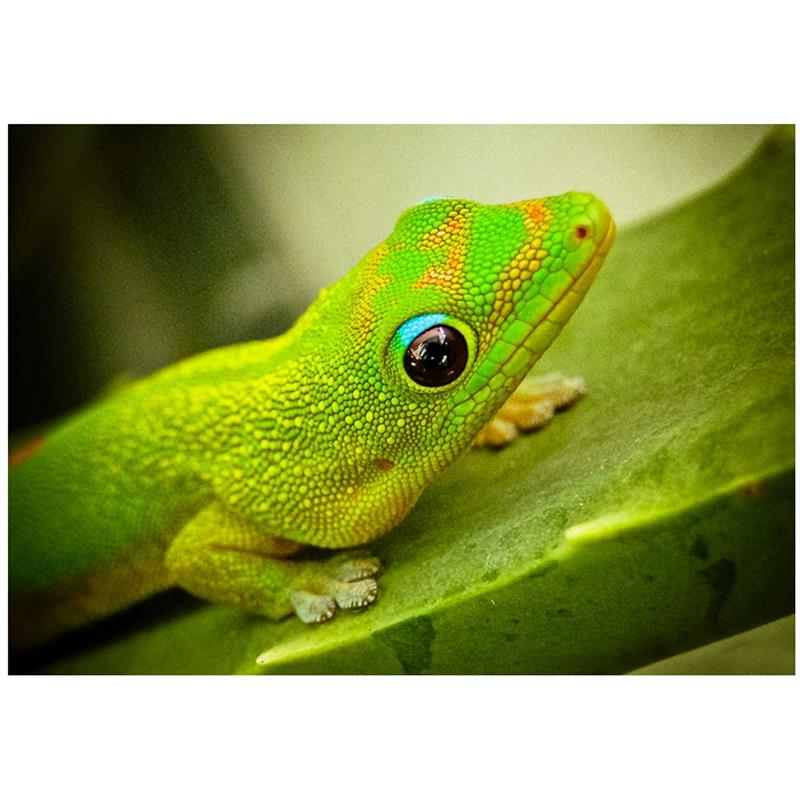
#> input picture src/image.jpg, 800 x 800 px
$ python -i filters.py   (imports and definitions only)
#> lines starting #> are read from the running program, lines starting #| are printed output that depends on the picture; after the words box and inside, x2 and y2 are one past the last pixel; in counts of white or black regions, pixels touching at a corner belong together
#> further down, picture is the input picture: shape (800, 800, 3); mean B, G, R 99.9, 165.7, 154.6
import cv2
import numpy as np

# Function to apply Negative effect
def applyNegative(image):
    result = cv2.bitwise_not(image)
    if result.shape[2] == 1:
        result = cv2.cvtColor(result, cv2.COLOR_GRAY2BGR)
    return result

# Function to apply Sepia effect
def applySepia(image):
    sepia_matrix = np.array([[0.272, 0.534, 0.131],
                             [0.349, 0.686, 0.168],
                             [0.393, 0.769, 0.189]])

    sepia_image = cv2.transform(image, sepia_matrix.T)
    sepia_image = np.clip(sepia_image, 0, 255).astype(np.uint8)

    return sepia_image

# Function to apply Black and White effect
def applyBlackAndWhite(image):
    gray = cv2.cvtColor(image, cv2.COLOR_BGR2GRAY)
    result = cv2.cvtColor(gray, cv2.COLOR_GRAY2BGR)
    return result

# Function to apply Gaussian Blur
def applyBlur(image):
    result = cv2.GaussianBlur(image, (15, 15), 10)
    return result

# Function to apply Cartoon effect
def applyCartoonEffect(image):
    gray = cv2.cvtColor(image, cv2.COLOR_BGR2GRAY)
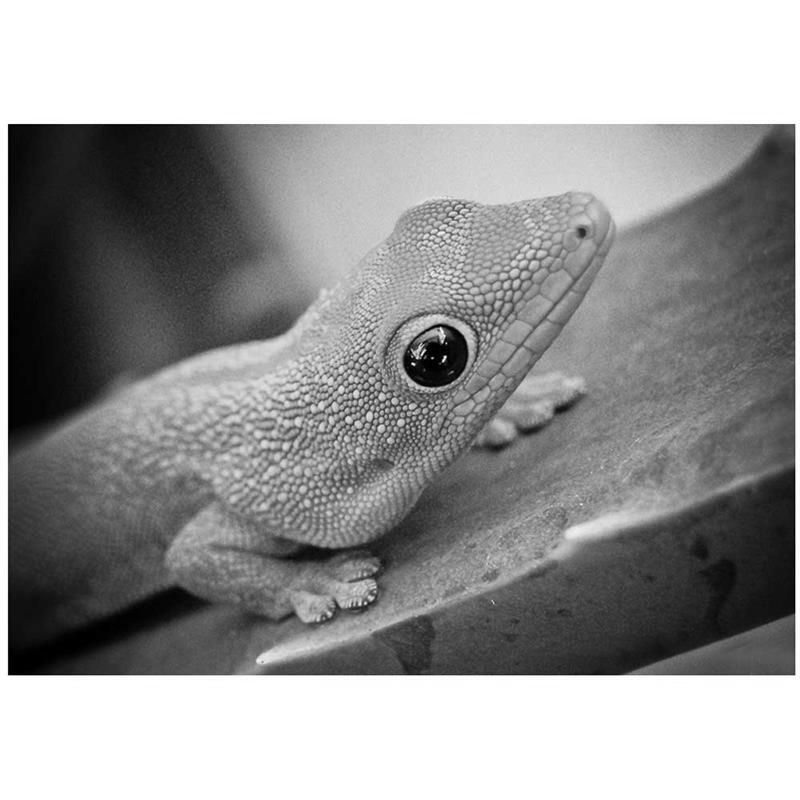
#> gray: shape (800, 800); min 0, max 255, mean 154.9
    edges = cv2.medianBlur(gray, 7)
    edges = cv2.adaptiveThreshold(edges, 255, cv2.ADAPTIVE_THRESH_MEAN_C, cv2.THRESH_BINARY, 9, 2)
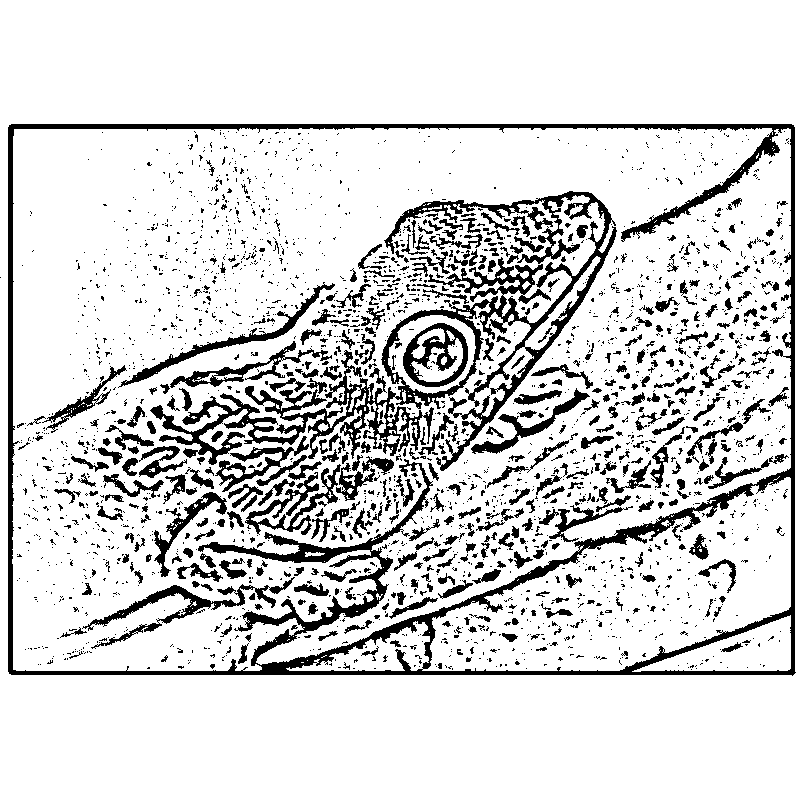
#> edges: shape (800, 800); 84.9% white; 2545 black regions (2071 under 20 px), largest, box (x1, y1, x2, y2) and area: (8, 124, 796, 676) 24977, (150, 191, 617, 471) 18355, (82, 577, 295, 649) 2141
    edges = cv2.cvtColor(edges, cv2.COLOR_GRAY2BGR)
    result = cv2.bitwise_and(image, edges)
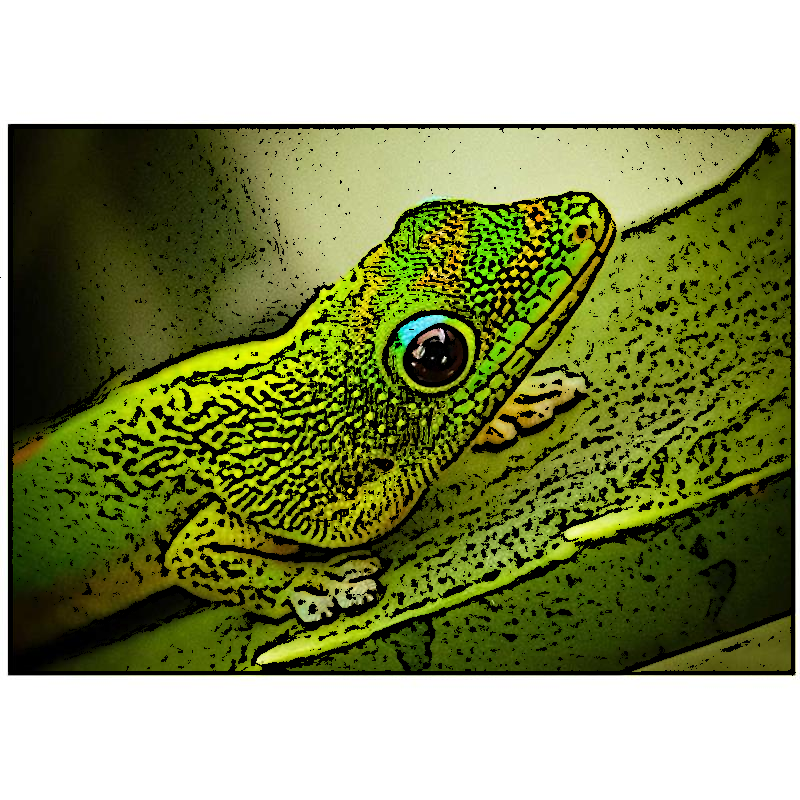
#> result: shape (800, 800, 3); mean B, G, R 97.8, 147.2, 138.8
    return result

# Function to apply Pencil Sketch effect
def applyPencilSketch(image):
    gray = cv2.cvtColor(image, cv2.COLOR_BGR2GRAY)
    blur = cv2.GaussianBlur(gray, (21, 21), 0)
    sketch = cv2.divide(gray, blur, scale=256.0)
    sketch = cv2.cvtColor(sketch, cv2.COLOR_GRAY2BGR)
    return sketch

# Function to apply Thermal Vision effect
def applyThermalVision(image):
    result = cv2.applyColorMap(image, cv2.COLORMAP_JET)
    return result

# Function to apply Edge Detection effect
def applyEdgeDetection(image):
    gray = cv2.cvtColor(image, cv2.COLOR_BGR2GRAY)
    edges = cv2.Canny(gray, 100, 200)
    edges = cv2.cvtColor(edges, cv2.COLOR_GRAY2BGR)
    return edges

>>> import cv2
>>> picture = cv2.imread('image.jpg')
>>> result = applyCartoonEffect(picture)
